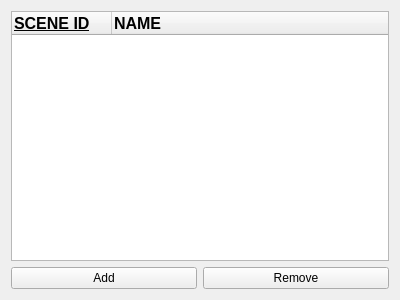
<?xml version="1.0" encoding="UTF-8"?>
<ui version="4.0">
 <class>Hierarchy</class>
 <widget class="QWidget" name="Hierarchy">
  <property name="geometry">
   <rect>
    <x>0</x>
    <y>0</y>
    <width>400</width>
    <height>300</height>
   </rect>
  </property>
  <property name="windowTitle">
   <string>Form</string>
  </property>
  <layout class="QVBoxLayout" name="verticalLayout">
   <item>
    <widget class="QTreeWidget" name="treeHierarchy">
     <property name="autoFillBackground">
      <bool>true</bool>
     </property>
     <column>
      <property name="text">
       <string>SCENE ID</string>
      </property>
      <property name="font">
       <font>
        <pointsize>12</pointsize>
        <weight>75</weight>
        <bold>true</bold>
        <underline>true</underline>
        <strikeout>false</strikeout>
       </font>
      </property>
      <property name="textAlignment">
       <set>AlignLeading|AlignVCenter</set>
      </property>
      <property name="background">
       <color>
        <red>103</red>
        <green>103</green>
        <blue>102</blue>
       </color>
      </property>
      <property name="foreground">
       <brush brushstyle="SolidPattern">
        <color alpha="255">
         <red>0</red>
         <green>0</green>
         <blue>0</blue>
        </color>
       </brush>
      </property>
      <property name="icon">
       <iconset resource="../ShapePainterApp/icons/Icons.qrc">
        <normaloff>:/icons/Picture.png</normaloff>:/icons/Picture.png</iconset>
      </property>
     </column>
     <column>
      <property name="text">
       <string>NAME</string>
      </property>
      <property name="font">
       <font>
        <pointsize>12</pointsize>
        <weight>75</weight>
        <bold>true</bold>
       </font>
      </property>
     </column>
    </widget>
   </item>
   <item>
    <layout class="QHBoxLayout" name="horizontalLayout">
     <item>
      <widget class="QPushButton" name="buttonAdd">
       <property name="text">
        <string>Add</string>
       </property>
       <property name="icon">
        <iconset resource="../ShapePainterApp/icons/Icons.qrc">
         <normaloff>:/icons/Orb plus.png</normaloff>:/icons/Orb plus.png</iconset>
       </property>
      </widget>
     </item>
     <item>
      <widget class="QPushButton" name="buttonRemove">
       <property name="text">
        <string>Remove</string>
       </property>
       <property name="icon">
        <iconset resource="../ShapePainterApp/icons/Icons.qrc">
         <normaloff>:/icons/Orb minus.png</normaloff>:/icons/Orb minus.png</iconset>
       </property>
      </widget>
     </item>
    </layout>
   </item>
  </layout>
 </widget>
 <resources>
  <include location="../ShapePainterApp/icons/Icons.qrc"/>
 </resources>
 <connections/>
</ui>
